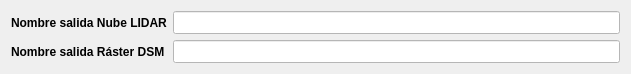
  <widget class="QWidget" name="layoutWidget">
   <property name="geometry">
    <rect>
     <x>30</x>
     <y>170</y>
     <width>631</width>
     <height>59</height>
    </rect>
   </property>
   <layout class="QGridLayout" name="gridLayout_3">
    <item row="1" column="0">
     <widget class="QLabel" name="label_35">
      <property name="maximumSize">
       <size>
        <width>300</width>
        <height>16777215</height>
       </size>
      </property>
      <property name="font">
       <font>
        <family>Arial</family>
        <pointsize>9</pointsize>
        <weight>75</weight>
        <italic>false</italic>
        <bold>true</bold>
       </font>
      </property>
      <property name="text">
       <string>Nombre salida Ráster DSM</string>
      </property>
     </widget>
    </item>
    <item row="0" column="1">
     <widget class="QLineEdit" name="qlelidar">
      <property name="font">
       <font>
        <family>Arial</family>
        <pointsize>10</pointsize>
        <weight>75</weight>
        <bold>true</bold>
       </font>
      </property>
      <property name="styleSheet">
       <string notr="true">background-color: rgb(255, 255, 255);</string>
      </property>
      <property name="alignment">
       <set>Qt::AlignRight|Qt::AlignTrailing|Qt::AlignVCenter</set>
      </property>
     </widget>
    </item>
    <item row="0" column="0">
     <widget class="QLabel" name="label_36">
      <property name="maximumSize">
       <size>
        <width>300</width>
        <height>16777215</height>
       </size>
      </property>
      <property name="font">
       <font>
        <family>Arial</family>
        <pointsize>9</pointsize>
        <weight>75</weight>
        <italic>false</italic>
        <bold>true</bold>
       </font>
      </property>
      <property name="text">
       <string>Nombre salida Nube LIDAR</string>
      </property>
     </widget>
    </item>
    <item row="1" column="1">
     <widget class="QLineEdit" name="qleraster2">
      <property name="font">
       <font>
        <family>Arial</family>
        <pointsize>10</pointsize>
        <weight>75</weight>
        <bold>true</bold>
       </font>
      </property>
      <property name="styleSheet">
       <string notr="true">background-color: rgb(255, 255, 255);</string>
      </property>
      <property name="alignment">
       <set>Qt::AlignRight|Qt::AlignTrailing|Qt::AlignVCenter</set>
      </property>
     </widget>
    </item>
   </layout>
  </widget>
